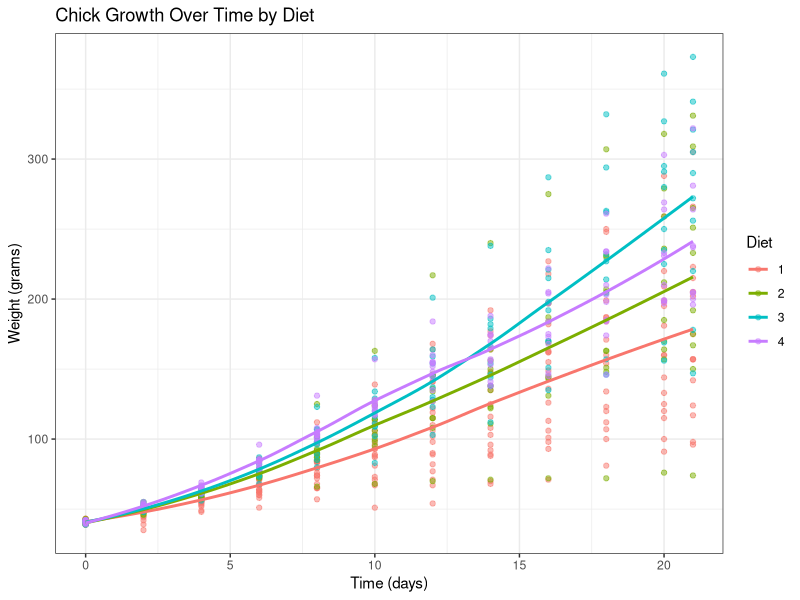

Write R code to recreate this figure.
## ---- chunk 1
knitr::opts_chunk$set(
    warning = FALSE,
    message = FALSE,
    echo = FALSE,
    fig.width = 10, 
    fig.height = 7
)
## ---- chunk 2
library(tidyverse)
data(ChickWeight)
theme_set(theme_bw())
## ---- chunk 3
summary(ChickWeight)
## ---- chunk 4
ggplot(data = ChickWeight, 
       aes(x = Time, y = weight, color = Diet)) +
    
  geom_point(alpha = 0.5) +
    
  geom_smooth(method = "loess", se = FALSE) +
  labs(title = "Chick Growth Over Time by Diet",
       x = "Time (days)",
       y = "Weight (grams)")
